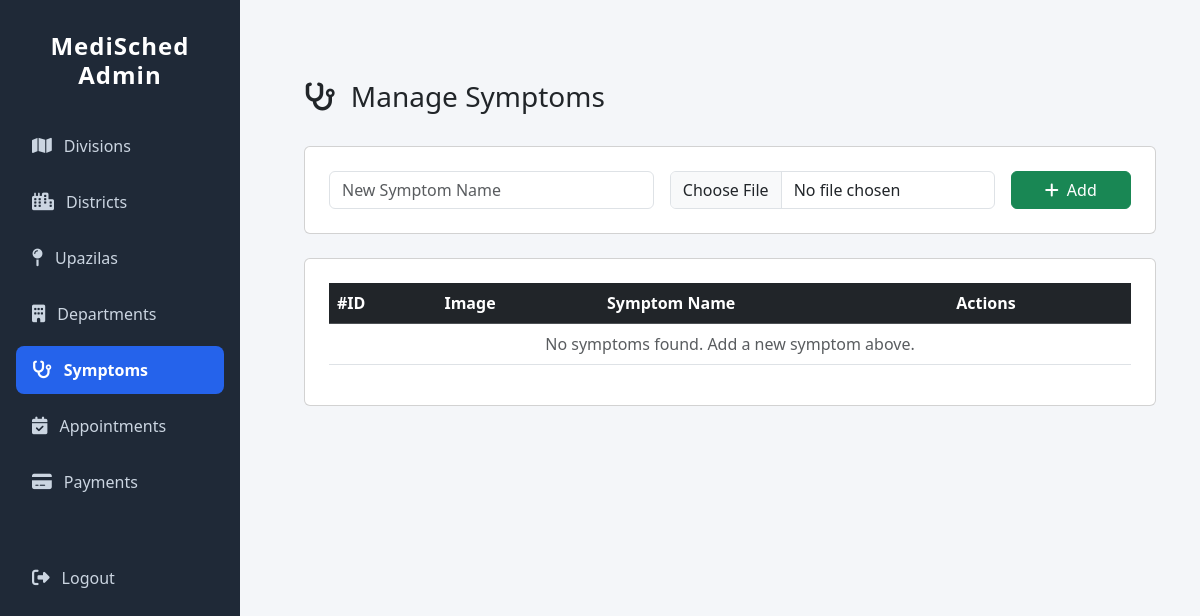
The page /adminapp/symptoms/ on the database as committed earlier.
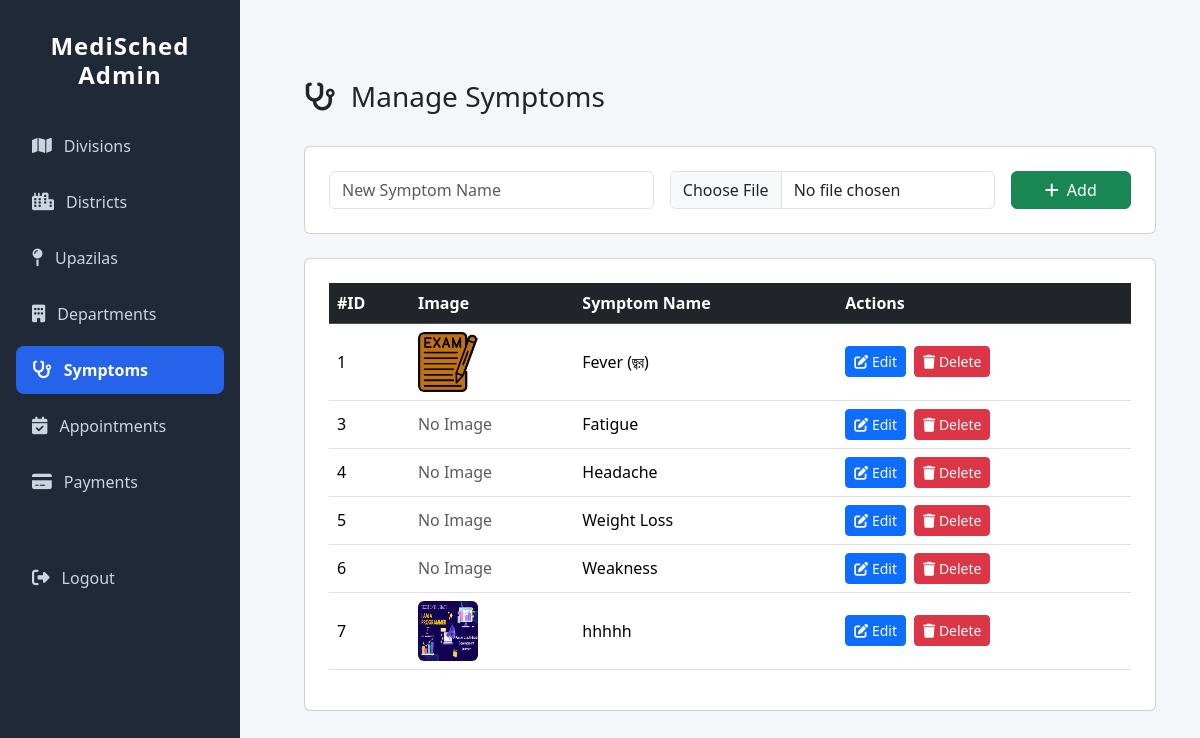
The same page on the database as committed later.
### adminapp/models.py (models this page shows, shortened)
class Symptom(models.Model):
    symptom_name = models.CharField(max_length=100, unique=True)
    symptom_image = models.ImageField(upload_to='symptoms/', blank=True, null=True)

### adminapp/views.py (the view)
# urls.py: path('symptoms/', views.symptom_list, name='symptom_list'),
def symptom_list(request):
    symptoms = Symptom.objects.all()
    return render(request, 'adminapp/symptom_list.html', {'symptoms': symptoms})

### adminapp/templates/adminapp/symptom_list.html (shortened to what this page needs)
{% extends 'adminapp/base_admin.html' %}
{% load static %}
{% block content %}
<div class="container mt-5">
  <div class="d-flex justify-content-between align-items-center mb-4">
    <h3><i class="fa-solid fa-stethoscope me-2"></i> Manage Symptoms</h3>
  </div>
  <div class="card p-4 mb-4">
    <form method="POST" action="{% url 'add_symptom' %}" class="row g-3" enctype="multipart/form-data">
      <div class="col-md-5">
        <input type="text" name="symptom_name" class="form-control" placeholder="New Symptom Name" required>
      </div>
      <div class="col-md-5">
        <input type="file" name="symptom_image" class="form-control" accept="image/*">
      </div>
      <div class="col-md-2 d-grid">
        <button class="btn btn-success"><i class="fa-solid fa-plus me-2"></i>Add</button>
      </div>
    </form>
  </div>
  <div class="card p-4">
    <div class="table-responsive">
      <table class="table table-hover align-middle">
        <thead class="table-dark">
          <tr>
            <th>#ID</th>
            <th>Image</th>
            <th>Symptom Name</th>
            <th>Actions</th>
          </tr>
        </thead>
        <tbody>
          {% for sym in symptoms %}
          <tr>
            <td>{{ sym.id }}</td>
            <td>
              {% if sym.symptom_image %}
              {% if sym.symptom_image %}
    <img src="{{ sym.symptom_image.url }}" alt="{{ sym.symptom_name }}" width="60" height="60" class="rounded">
{% else %}
    <img src="{% static 'img/no-image.png' %}" alt="No image" width="60" height="60" class="rounded">
{% endif %}
              {% else %}
                <span class="text-muted">No Image</span>
              {% endif %}
            </td>
            <td>{{ sym.symptom_name }}</td>
            <td>
              <div class="d-flex gap-2">
                <a href="{% url 'edit_symptom' sym.id %}" class="btn btn-primary btn-sm">
                  <i class="fa-solid fa-pen-to-square"></i> Edit
                </a>
                <a href="{% url 'delete_symptom' sym.id %}" class="btn btn-danger btn-sm">
                  <i class="fa-solid fa-trash"></i> Delete
                </a>
              </div>
            </td>
          </tr>
          {% empty %}
          <tr>
            <td colspan="4" class="text-center text-muted">No symptoms found. Add a new symptom above.</td>
          </tr>
          {% endfor %}
        </tbody>
      </table>
    </div>
  </div>
</div>
{% endblock %}

### adminapp/templates/adminapp/base_admin.html (shortened to what this page needs)
{% load static %}
<!DOCTYPE html>
<html lang="en">
<head>
  <link href="https://cdn.jsdelivr.net/npm/bootstrap@5.3.3/dist/css/bootstrap.min.css" rel="stylesheet">
  <link href="https://cdnjs.cloudflare.com/ajax/libs/font-awesome/6.5.0/css/all.min.css" rel="stylesheet">
</head>
<body>
<div class="d-flex">
  <div class="sidebar">
    <h4>MediSched Admin</h4>
<a href="{% url 'division_list' %}" class="{% if request.resolver_match.url_name|slice:'0:8' == 'division' %}active{% endif %}">
      <i class="fa-solid fa-map"></i> Divisions
    </a>
    <a href="{% url 'district_list' %}" class="{% if request.resolver_match.url_name == 'district_list' %}active{% endif %}">
      <i class="fa-solid fa-city"></i> Districts
    </a>
    <a href="{% url 'upazila_list' %}" class="{% if request.resolver_match.url_name == 'upazila_list' %}active{% endif %}">
      <i class="fa-solid fa-map-pin"></i> Upazilas
    </a>
    <a href="{% url 'department_list' %}" class="{% if request.resolver_match.url_name == 'department_list' %}active{% endif %}">
      <i class="fa-solid fa-building"></i> Departments
    </a>
    <a href="{% url 'symptom_list' %}" class="{% if request.resolver_match.url_name == 'symptom_list' %}active{% endif %}">
      <i class="fa-solid fa-stethoscope"></i> Symptoms
    </a>
    <a href="{% url 'appointment_list' %}" class="{% if request.resolver_match.url_name == 'appointment_list' %}active{% endif %}">
      <i class="fa-solid fa-calendar-check"></i> Appointments
    </a>
    <a href="{% url 'payment_list' %}" class="{% if request.resolver_match.url_name == 'payment_list' %}active{% endif %}">
      <i class="fa-solid fa-credit-card"></i> Payments
    </a>
    <a href="{% url 'logout' %}" class="mt-5">
      <i class="fa-solid fa-right-from-bracket"></i> Logout
    </a>
  </div>
  <div class="content flex-grow-1">
    {% block content %}
    {% endblock %}
  </div>
</div>
</body>
</html>

### adminapp/templates/adminapp/base_admin.html (style rules this page uses)
body { background-color: #f4f6f9; font-family: 'Segoe UI', Tahoma, Geneva, Verdana, sans-serif; }
.sidebar { height: 100vh; width: 240px; background: #1f2937; color: #fff; position: fixed; padding: 2rem 1rem; }
.sidebar h4 { text-align: center; margin-bottom: 2rem; font-weight: 700; letter-spacing: 1px; }
.sidebar a { display: flex; align-items: center; padding: 0.75rem 1rem; color: #cbd5e1; border-radius: 0.5rem; margin-bottom: 0.5rem; transition: all 0.3s; text-decoration: none; font-weight: 500; }
.sidebar a i { margin-right: 0.75rem; font-size: 1.1rem; }
.sidebar a.active { background: #2563eb; color: #fff !important; font-weight: 600; transform: none; }
.sidebar a.active i { color: #fff; }
.content { margin-left: 260px; padding: 2rem; }

Rows that differ between the two databases and show on the page:
added Symptom: id "1", symptom_image (picture), symptom_name "Fever (জ্বর)"
added Symptom: id "3", shows "No Image", symptom_name "Fatigue"
added Symptom: id "4", shows "No Image", symptom_name "Headache"
added Symptom: id "5", shows "No Image", symptom_name "Weight Loss"
added Symptom: id "6", shows "No Image", symptom_name "Weakness"
added Symptom: id "7", symptom_image (picture), symptom_name "hhhhh"
Other text that changed with them:
text no longer shown: "No symptoms found. Add a new symptom above."
